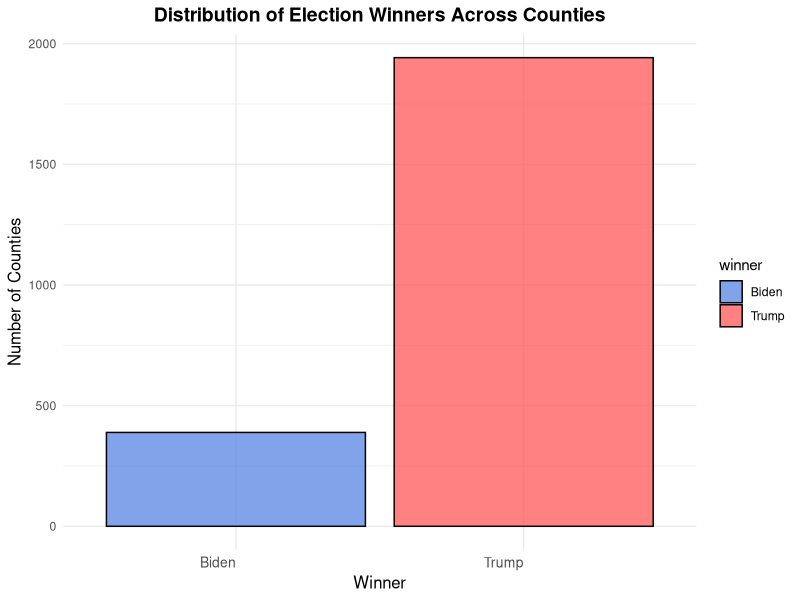
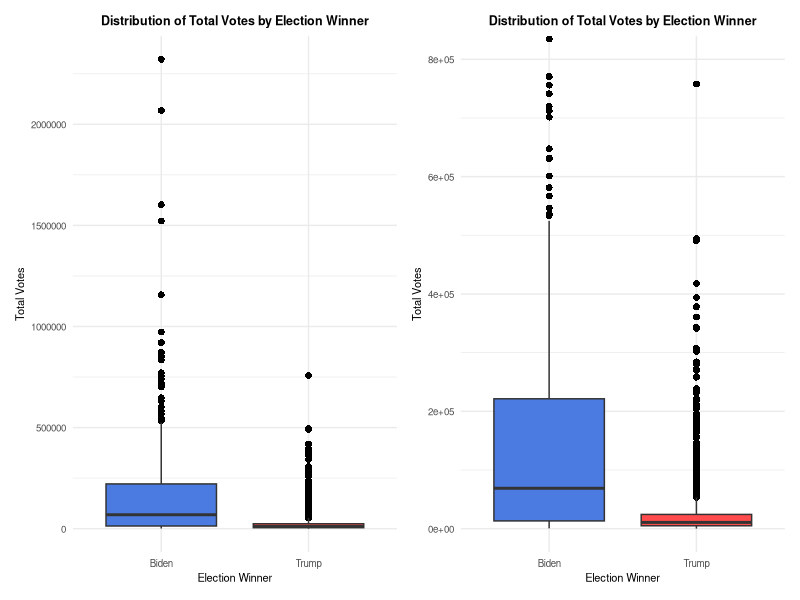
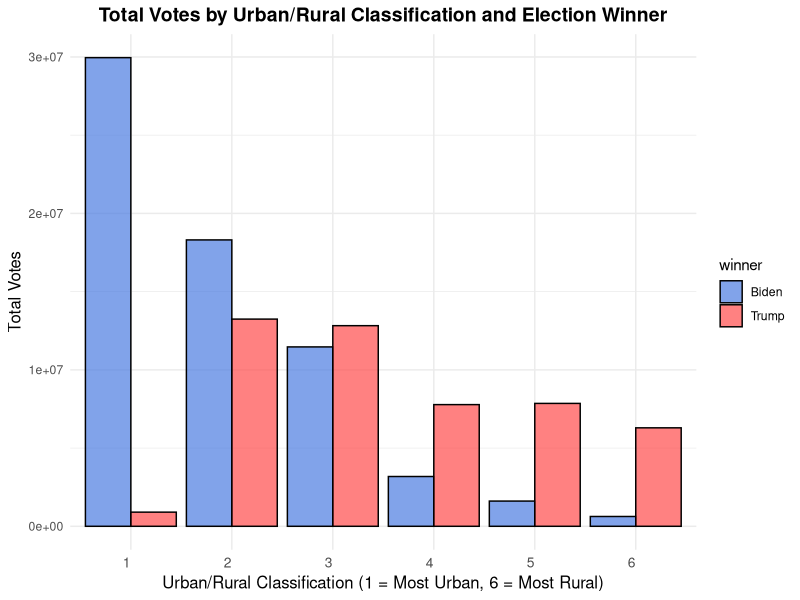

Generate these figures, in order, with R:
## ---- chunk 1
library(dplyr)
library(ggplot2)
library(patchwork)
library(corrplot)
library(readr)
## ---- chunk 2
train <- read_csv("Data/train_class.csv")
test <- read_csv("Data/test_class.csv")
## ---- chunk 3
# First create correlation matrix to see which variables are highly correlated with each other
# Because there's so many features and so many cells (127^2 to be exact), I decided to save the matrix as a CSV for readability.

cor_mx <-
  train %>%
    select_if(is.numeric) %>%
    cor()

write.csv(cor_mx, 'cor_mx.csv')
## ---- chunk 4
ggplot(train, aes(x = winner, fill = winner)) +
  geom_bar(color = "black", alpha = 0.7) +
  scale_fill_manual(values = c("Trump" = "#FF4B4B", "Biden" = "#4B7BE1")) + 
  labs(title = "Distribution of Election Winners Across Counties", 
       x = "Winner", 
       y = "Number of Counties") +
  theme_minimal() +
  theme(
    plot.title = element_text(hjust = 0.5, size = 14, face = "bold"),
    axis.title.x = element_text(size = 12),
    axis.title.y = element_text(size = 12),
    axis.text.x = element_text(size = 10, hjust = 1)
  )

# Caption: There is a clear imbalance in the number of counties won by each candidate as the plot shows a significant skew toward Trump, with him receiving nearly 2000 votes compared to Biden's approximately 500 votes. This suggests that Trump was more successful in a larger number of counties. 

# This doesn't account for county population density, ergo this might be a useless feature.
## ---- chunk 5
plot1 <- ggplot(train, aes(x = winner, y = total_votes, fill = winner)) +
  geom_boxplot(outlier.colour = "black", outlier.shape = 16, outlier.size = 2) +
  scale_fill_manual(values = c("Trump" = "#FF4B4B", "Biden" = "#4B7BE1")) + 
  labs(title = "Distribution of Total Votes by Election Winner",
       x = "Election Winner",
       y = "Total Votes") +
  theme_minimal() +  
  theme(
    plot.title = element_text(face = "bold", size = 9, hjust = 0.5),
    axis.title.x = element_text(size = 8),  
    axis.title.y = element_text(size = 8),  
    axis.text.x = element_text(size = 7),
    axis.text.y = element_text(size = 7),  
    legend.position = "none")

y_axis_limit <- c(0, 800000)  # focus on the majority of data points

plot2 <- ggplot(train, aes(x = winner, y = total_votes, fill = winner)) +
  geom_boxplot(outlier.colour = "black", outlier.shape = 16, outlier.size = 2) +
  scale_fill_manual(values = c("Trump" = "#FF4B4B", "Biden" = "#4B7BE1")) + 
  labs(title = "Distribution of Total Votes by Election Winner",
       x = "Election Winner",
       y = "Total Votes") +
  coord_cartesian(ylim = y_axis_limit) +
  theme_minimal() +
  theme(
    plot.title = element_text(face = "bold", size = 9, hjust = 0.5),
    axis.title.x = element_text(size = 8),  
    axis.title.y = element_text(size = 8),  
    axis.text.x = element_text(size = 7),
    axis.text.y = element_text(size = 7),  
    legend.position = "none"
  )

combined_plot <- plot1 + plot2 + plot_layout(ncol = 2)
print(combined_plot)

# Caption: There is also a clear imbalance in the number of total votes for each candidate. Biden's boxplot is wider and higher, which indicates that in the counties where Biden won, the total number of votes cast was generally higher. This pattern indicates that Biden's support was likely stronger in more densely populated areas or regions with higher voter turnout, compared to the counties won by Trump. To investigate the difference in the distribution of wins vs. total votes, we want to investigate demographic or economic characteristics that are associated with the counties won by Trump or Biden. 
## ---- chunk 6
# summary of voting patterns by urban/rural classification
summary_by_urban_rural <- train %>%
  group_by(x2013_code, winner) %>%
  summarize(total_votes = sum(total_votes, na.rm = TRUE),
            count = n(),
            .groups = 'drop')

ggplot(summary_by_urban_rural, aes(x = factor(x2013_code), y = total_votes, fill = winner)) +
  geom_bar(stat = "identity", position = "dodge", color = "black", alpha = 0.7) +
  labs(title = "Total Votes by Urban/Rural Classification and Election Winner",
       x = "Urban/Rural Classification (1 = Most Urban, 6 = Most Rural)",
       y = "Total Votes",
       fill = "winner") +
  scale_fill_manual(values = c("Trump" = "#FF4B4B", "Biden" = "#4B7BE1")) +
  theme_minimal() +
  theme(
    plot.title = element_text(hjust = 0.5, size = 14, face = "bold"),
    axis.title.x = element_text(size = 12),
    axis.title.y = element_text(size = 12),
    axis.text.x = element_text(size = 10, hjust = 1)
  )

# This bar plot helps us compare the total votes cast for each candidate in different urban/rural categories. This visual, especially at the extremes of 1 = Most Urban and 6 = Most Rural, highlights and supports the fact that more urban areas have higher votes for Biden, whereas more rural areas have higher votes for Trump. 
